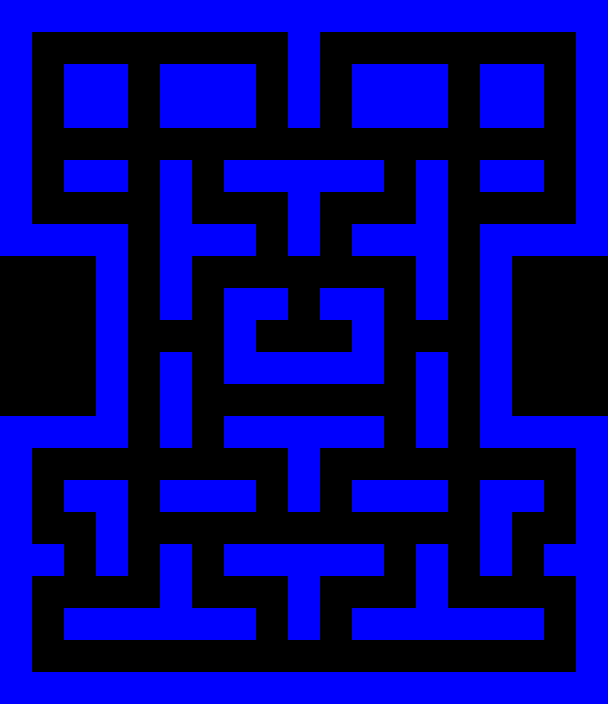

The image is a tile-based game level rendered from a .tmx file. Its description and complete source (layers, tilesets, objects, tile grids) follow:
An orthogonal 19x22 tile map with 32x32 px tiles, 1 tile layer (walls).

<map version="1.4" tiledversion="1.4.3" orientation="orthogonal" renderorder="right-down" width="19" height="22" tilewidth="32" tileheight="32" infinite="0" nextlayerid="9" nextobjectid="245">
 <tileset firstgid="1" name="Pacman_Tileset" tilewidth="32" tileheight="32" tilecount="3" columns="0">
  <grid orientation="orthogonal" width="1" height="1" />
  <tile id="0">
   <image width="32" height="32" source="../images/wall.png" />
  </tile>
  <tile id="1">
   <image width="32" height="32" source="../images/food.png" />
  </tile>
  <tile id="2">
   <image width="32" height="32" source="../images/pill.png" />
  </tile>
 </tileset>
 <layer id="1" name="walls" width="19" height="22">
  <data encoding="csv">
1,1,1,1,1,1,1,1,1,1,1,1,1,1,1,1,1,1,1,
1,0,0,0,0,0,0,0,0,1,0,0,0,0,0,0,0,0,1,
1,0,1,1,0,1,1,1,0,1,0,1,1,1,0,1,1,0,1,
1,0,1,1,0,1,1,1,0,1,0,1,1,1,0,1,1,0,1,
1,0,0,0,0,0,0,0,0,0,0,0,0,0,0,0,0,0,1,
1,0,1,1,0,1,0,1,1,1,1,1,0,1,0,1,1,0,1,
1,0,0,0,0,1,0,0,0,1,0,0,0,1,0,0,0,0,1,
1,1,1,1,0,1,1,1,0,1,0,1,1,1,0,1,1,1,1,
0,0,0,1,0,1,0,0,0,0,0,0,0,1,0,1,0,0,0,
0,0,0,1,0,1,0,1,1,0,1,1,0,1,0,1,0,0,0,
0,0,0,1,0,0,0,1,0,0,0,1,0,0,0,1,0,0,0,
0,0,0,1,0,1,0,1,1,1,1,1,0,1,0,1,0,0,0,
0,0,0,1,0,1,0,0,0,0,0,0,0,1,0,1,0,0,0,
1,1,1,1,0,1,0,1,1,1,1,1,0,1,0,1,1,1,1,
1,0,0,0,0,0,0,0,0,1,0,0,0,0,0,0,0,0,1,
1,0,1,1,0,1,1,1,0,1,0,1,1,1,0,1,1,0,1,
1,0,0,1,0,0,0,0,0,0,0,0,0,0,0,1,0,0,1,
1,1,0,1,0,1,0,1,1,1,1,1,0,1,0,1,0,1,1,
1,0,0,0,0,1,0,0,0,1,0,0,0,1,0,0,0,0,1,
1,0,1,1,1,1,1,1,0,1,0,1,1,1,1,1,1,0,1,
1,0,0,0,0,0,0,0,0,0,0,0,0,0,0,0,0,0,1,
1,1,1,1,1,1,1,1,1,1,1,1,1,1,1,1,1,1,1
</data>
 </layer>
</map>
